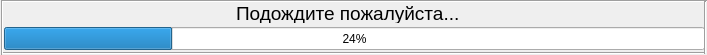
<?xml version="1.0" encoding="UTF-8"?>
<ui version="4.0">
 <class>tProgress</class>
 <widget class="QDialog" name="tProgress">
  <property name="windowModality">
   <enum>Qt::NonModal</enum>
  </property>
  <property name="enabled">
   <bool>true</bool>
  </property>
  <property name="geometry">
   <rect>
    <x>0</x>
    <y>0</y>
    <width>707</width>
    <height>55</height>
   </rect>
  </property>
  <property name="sizePolicy">
   <sizepolicy hsizetype="Fixed" vsizetype="Fixed">
    <horstretch>0</horstretch>
    <verstretch>0</verstretch>
   </sizepolicy>
  </property>
  <property name="minimumSize">
   <size>
    <width>707</width>
    <height>55</height>
   </size>
  </property>
  <property name="maximumSize">
   <size>
    <width>707</width>
    <height>55</height>
   </size>
  </property>
  <property name="mouseTracking">
   <bool>false</bool>
  </property>
  <property name="windowTitle">
   <string>Подождите...</string>
  </property>
  <widget class="QProgressBar" name="progressBar">
   <property name="enabled">
    <bool>true</bool>
   </property>
   <property name="geometry">
    <rect>
     <x>4</x>
     <y>27</y>
     <width>701</width>
     <height>23</height>
    </rect>
   </property>
   <property name="value">
    <number>24</number>
   </property>
  </widget>
  <widget class="QLabel" name="label">
   <property name="geometry">
    <rect>
     <x>236</x>
     <y>3</y>
     <width>231</width>
     <height>20</height>
    </rect>
   </property>
   <property name="font">
    <font>
     <pointsize>14</pointsize>
    </font>
   </property>
   <property name="text">
    <string>Подождите пожалуйста...</string>
   </property>
  </widget>
  <widget class="Line" name="line">
   <property name="geometry">
    <rect>
     <x>2</x>
     <y>0</y>
     <width>707</width>
     <height>3</height>
    </rect>
   </property>
   <property name="orientation">
    <enum>Qt::Horizontal</enum>
   </property>
  </widget>
  <widget class="Line" name="line_2">
   <property name="geometry">
    <rect>
     <x>1</x>
     <y>52</y>
     <width>705</width>
     <height>3</height>
    </rect>
   </property>
   <property name="orientation">
    <enum>Qt::Horizontal</enum>
   </property>
  </widget>
  <widget class="Line" name="line_3">
   <property name="geometry">
    <rect>
     <x>1</x>
     <y>0</y>
     <width>3</width>
     <height>55</height>
    </rect>
   </property>
   <property name="orientation">
    <enum>Qt::Vertical</enum>
   </property>
  </widget>
  <widget class="Line" name="line_4">
   <property name="geometry">
    <rect>
     <x>704</x>
     <y>1</y>
     <width>3</width>
     <height>53</height>
    </rect>
   </property>
   <property name="orientation">
    <enum>Qt::Vertical</enum>
   </property>
  </widget>
 </widget>
 <resources/>
 <connections/>
</ui>
